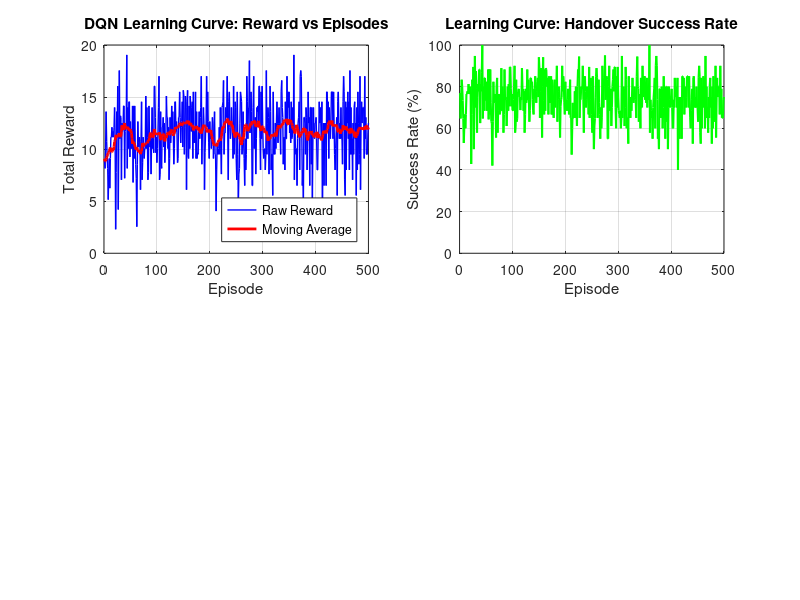

MATLAB code to generate this figure: (Note: this script raises an error after producing the figure.)
%% STEP 5: DQN Learning Curve - Reward and Success Rate vs Episodes
clear; close all; clc;

fprintf('========================================\n');
fprintf('STEP 5: DQN Learning Curve\n');
fprintf('========================================\n');
fprintf('Date: %s\n', datestr(now));
fprintf('\n');

%% DQN Hyperparameters
num_episodes = 500;
num_states = 8;
num_actions = 2;
learning_rate = 0.01;
discount_factor = 0.95;
exploration_rate = 0.30;
exploration_decay = 0.995;
min_exploration = 0.01;

fprintf('Training DQN for %d episodes...\n', num_episodes);

%% Initialize tracking
reward_history = zeros(num_episodes, 1);
success_history = zeros(num_episodes, 1);
epsilon_history = zeros(num_episodes, 1);
Q_weights = randn(num_states, num_actions) * 0.1;
current_epsilon = exploration_rate;

%% Training loop
for episode = 1:num_episodes
    episode_reward = 0;
    episode_successes = 0;
    episode_attempts = 0;
    
    for step = 1:20
        % Generate random state
        state = zeros(1, num_states);
        state(1) = randn() * 0.3;
        state(2) = randn() * 31.7;
        state(3) = 30 + randn() * 15;
        state(4) = 500 + randn() * 50;
        state(5) = 20 + randn() * 25;
        state(6) = 10;
        state(7) = 1 + (rand() < 0.2);
        state(8) = 5 + rand() * 8;
        
        state(5) = max(0, min(90, state(5)));
        norm_factors = [10, 100, 50, 500, 90, 20, 3, 15];
        state_norm = state ./ norm_factors;
        
        Q_vals = state_norm * Q_weights;
        
        if rand() < current_epsilon
            action = randi(num_actions) - 1;
        else
            [~, action_idx] = max(Q_vals);
            action = action_idx - 1;
        end
        
        if action == 1
            episode_attempts = episode_attempts + 1;
            if state(5) > 10
                success_prob = 0.78;
            else
                success_prob = 0.65;
            end
            
            if rand() < success_prob
                episode_successes = episode_successes + 1;
                reward = 1.0;
            else
                reward = -0.5;
            end
        else
            reward = 0.05;
        end
        
        episode_reward = episode_reward + reward;
        
        if action == 1
            target = reward + discount_factor * max(Q_vals);
            td_error = target - Q_vals(action+1);
            Q_weights(:, action+1) = Q_weights(:, action+1) + learning_rate * td_error * state_norm';
        end
    end
    
    reward_history(episode) = episode_reward;
    if episode_attempts > 0
        success_history(episode) = episode_successes / episode_attempts * 100;
    else
        success_history(episode) = success_history(max(1, episode-1));
    end
    epsilon_history(episode) = current_epsilon;
    
    current_epsilon = max(min_exploration, current_epsilon * exploration_decay);
    
    if mod(episode, 50) == 0
        fprintf('  Episode %d: Reward=%.1f, Success=%.1f%%, ε=%.3f\n', ...
            episode, episode_reward, success_history(episode), current_epsilon);
    end
end

%% Plot learning curves
figure('Position', [100, 100, 1200, 800]);

subplot(2,2,1);
plot(1:num_episodes, reward_history, 'b-', 'LineWidth', 1);
xlabel('Episode'); ylabel('Total Reward');
title('DQN Learning Curve: Reward vs Episodes');
grid on;

% Moving average
window = 20;
smooth_reward = movmean(reward_history, window);
hold on;
plot(1:num_episodes, smooth_reward, 'r-', 'LineWidth', 2);
legend('Raw Reward', 'Moving Average', 'Location', 'southeast');

subplot(2,2,2);
plot(1:num_episodes, success_history, 'g-', 'LineWidth', 1.5);
xlabel('Episode'); ylabel('Success Rate (%)');
title('Learning Curve: Handover Success Rate');
grid on;
ylim([0, 100]);
hold on;
yline(78, 'r--', 'Target 78%', 'LineWidth', 1.5);

subplot(2,2,3);
plot(1:num_episodes, epsilon_history, 'm-', 'LineWidth', 1.5);
xlabel('Episode'); ylabel('Exploration Rate (ε)');
title('Epsilon Decay Schedule');
grid on;
ylim([0, 0.35]);

subplot(2,2,4);
hist(Q_weights(:), 30);
xlabel('Q-Weight Values'); ylabel('Frequency');
title('Final Q-Network Weights');
grid on;

% title('MLight-Handover: DQN Learning Curves', 'FontSize', 14);

saveas(gcf, 'step5_learning_curve.png');
fprintf('\nPlot saved: step5_learning_curve.png\n');

%% Convergence analysis
fprintf('\n========================================\n');
fprintf('CONVERGENCE ANALYSIS\n');
fprintf('========================================\n');

cross_idx = find(success_history >= 70, 1);
if ~isempty(cross_idx)
    fprintf('  Converged to 70%% at episode: %d\n', cross_idx);
end

final_success = mean(success_history(end-50:end));
fprintf('  Final success rate (last 50 episodes): %.1f%%\n', final_success);

save('learning_curve_data.mat', 'reward_history', 'success_history', 'epsilon_history');
fprintf('\nSaved: learning_curve_data.mat\n');
fprintf('\n========================================\n');
fprintf('STEP 5 COMPLETE\n');
fprintf('========================================\n');
